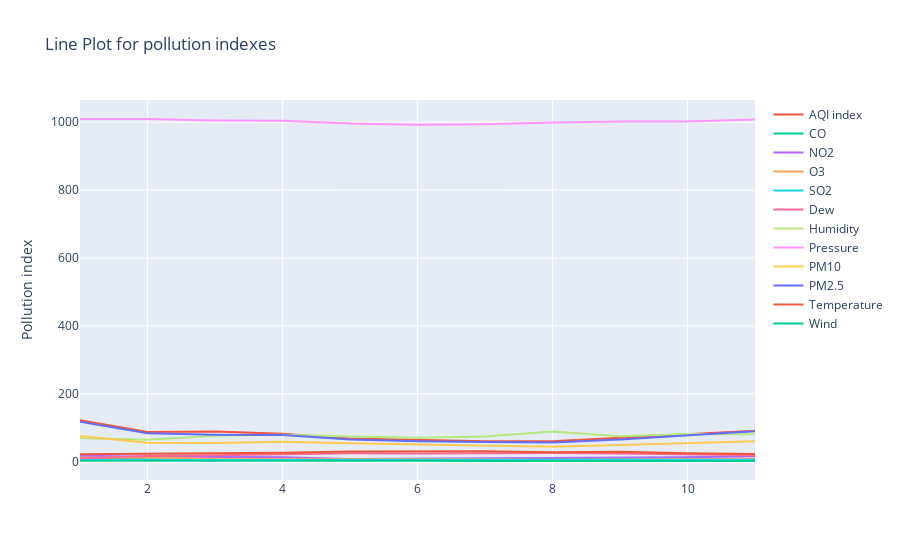

This figure's notebook cell:
### Markdown cell above
### Line plot for pollution index by month

### Code cell
df_plt1 = df[df_column_dtype + ['Month']].groupby(['Month']).mean().reset_index()
fig = None
fig = px.line(title=f'Line Plot for pollution indexes')
for i in df_column_dtype:
    fig.add_scatter(x=df_plt1['Month'], y=df_plt1[i], mode='lines', name=f'{i}')
    fig.update_yaxes(title='Pollution index')
fig.show()

### Figure 1 — Plotly figure (JSON) as saved in the notebook; plotly's stock layout.template omitted (floating-point values rounded to 4 significant figures)
{"data": [{"hovertemplate": "<extra></extra>", "legendgroup": "", "line": {"color": "#636efa", "dash": "solid"}, "marker": {"symbol": "circle"}, "mode": "lines", "name": "", "orientation": "v", "showlegend": false, "type": "scatter", "xaxis": "x", "yaxis": "y"}, {"mode": "lines", "name": "AQI index", "type": "scatter", "x": [1, 2, 3, 4, 5, 6, 7, 8, 9, 10, 11], "y": [122.4, 87.34, 89.07, 82.22, 68.61, 63.53, 60.32, 60.03, 70.76, 82.27, 91.41]}, {"mode": "lines", "name": "CO", "type": "scatter", "x": [1, 2, 3, 4, 5, 6, 7, 8, 9, 10, 11], "y": [9.036, 6.997, 8.242, 7.684, 4.918, 5.991, 5.164, 5.384, 6.267, 7.239, 8.222]}, {"mode": "lines", "name": "NO2", "type": "scatter", "x": [1, 2, 3, 4, 5, 6, 7, 8, 9, 10, 11], "y": [17.49, 14.4, 14.06, 13.55, 8.317, 9.314, 10.55, 10.42, 10.44, 12.93, 16.19]}, {"mode": "lines", "name": "O3", "type": "scatter", "x": [1, 2, 3, 4, 5, 6, 7, 8, 9, 10, 11], "y": [11.48, 12.4, 9.036, 8.611, 9.954, 9.191, 7.322, 6.129, 7.463, 7.129, 8.578]}, {"mode": "lines", "name": "SO2", "type": "scatter", "x": [1, 2, 3, 4, 5, 6, 7, 8, 9, 10, 11], "y": [4.806, 4.555, 4.907, 5.344, 5.284, 5.458, 5.643, 6.188, 6.172, 6.556, 6.134]}, {"mode": "lines", "name": "Dew", "type": "scatter", "x": [1, 2, 3, 4, 5, 6, 7, 8, 9, 10, 11], "y": [9.526, 17.02, 18.96, 22.09, 24.71, 24.17, 24.95, 25.83, 24.19, 21.27, 19.01]}, {"mode": "lines", "name": "Humidity", "type": "scatter", "x": [1, 2, 3, 4, 5, 6, 7, 8, 9, 10, 11], "y": [69.39, 64.81, 76.27, 79.51, 74.36, 70.8, 74.12, 88.89, 75.39, 82.01, 80.79]}, {"mode": "lines", "name": "Pressure", "type": "scatter", "x": [1, 2, 3, 4, 5, 6, 7, 8, 9, 10, 11], "y": [1009.0, 1009.0, 1005.0, 1004.0, 995.8, 992.5, 993.8, 998.9, 1002.0, 1002.0, 1008.0]}, {"mode": "lines", "name": "PM10", "type": "scatter", "x": [1, 2, 3, 4, 5, 6, 7, 8, 9, 10, 11], "y": [76.01, 56.0, 55.31, 58.8, 54.53, 51.56, 49.04, 44.4, 49.41, 53.93, 60.19]}, {"mode": "lines", "name": "PM2.5", "type": "scatter", "x": [1, 2, 3, 4, 5, 6, 7, 8, 9, 10, 11], "y": [117.5, 84.18, 79.51, 78.74, 65.28, 60.18, 58.41, 56.72, 65.66, 77.04, 89.47]}, {"mode": "lines", "name": "Temperature", "type": "scatter", "x": [1, 2, 3, 4, 5, 6, 7, 8, 9, 10, 11], "y": [21.77, 22.57, 23.8, 26.22, 30.14, 30.58, 30.66, 27.99, 29.3, 25.22, 22.96]}, {"mode": "lines", "name": "Wind", "type": "scatter", "x": [1, 2, 3, 4, 5, 6, 7, 8, 9, 10, 11], "y": [2.759, 3.119, 3.021, 3.098, 2.916, 2.861, 2.463, 2.441, 2.218, 3.292, 2.141]}], "layout": {"legend": {"tracegroupgap": 0}, "title": {"text": "Line Plot for pollution indexes"}, "xaxis": {"anchor": "y", "domain": [0, 1]}, "yaxis": {"anchor": "x", "domain": [0, 1], "title": {"text": "Pollution index"}}}}
